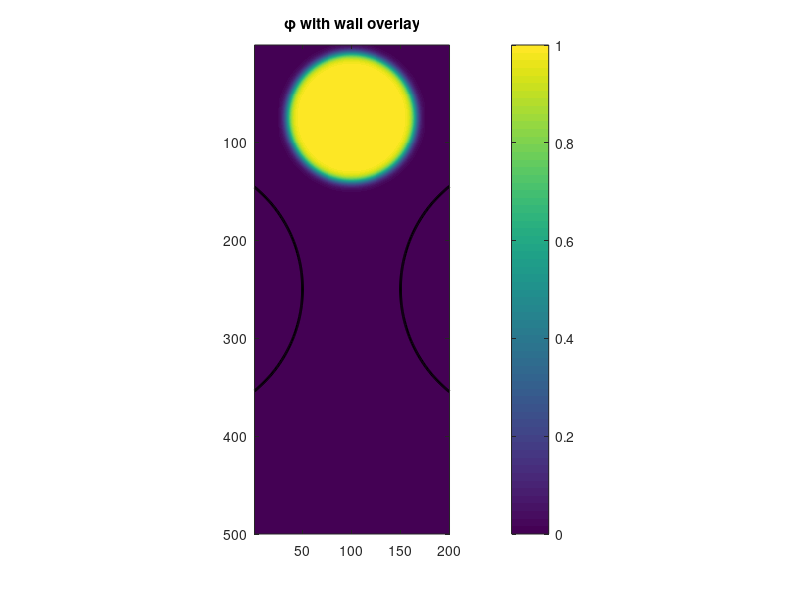

Reproduce this figure in MATLAB. (Note: this script raises an error after producing the figure.)
% Full Phase Field Model with Reaction-Diffusion Coupling
% Parameters from the table
Nx = 200; Ny = 500;
dx = 0.1; dy = 0.1;
%dt = 1e-4/8; Old dt. For bending
cy_cell = round(0.15 * Ny);        
cx_cell = round(Nx/2);



dt = 1e-3;
nSteps = 48000000;
% Define the full output path
output_dir = 'C:/Users/zackk/OneDrive/Desktop/Research/With bending results';
save_interval = round(.5 / dt); 

% Make sure the directory exists
if ~exist(output_dir, 'dir')

    mkdir(output_dir);
end



% Physical parameters
gamma = 1.0;            % pN
kappa = 1.0;            % pN*um^2
alpha = 0.3;            % pN/um
beta = 0.5;             % pN/um
Ma = 4.0;               % pN/um^3
A0 = 133.5;             % um^2
epsilon = 1.0;          % um
tau = 2.62;             % pN*s/um^2

% Reaction-Diffusion constants
a = 0.084;              % s^-1
b = 1.146;              % s^-1
c = 0.0764;             % s^-1
e = 0.107;              % s^-1
DV = 0.382;             % um^2/s
DW = 0.0764;            % um^2/s
lambda_wall = 5;  % strength of penalty


% Spatial grid
x = linspace(0, (Nx-1)*dx, Nx);
y = linspace(0, (Ny-1)*dy, Ny);
[X, Y] = meshgrid(x, y); 

% Smooth tanh initial phase field (soft circle)
cx = round(Nx/2);              
cy = round(0.15 * Ny);        
radius = 6.52;                  
transition_width = .5;  % adjust this for sharpness/smoothness

r = sqrt((X - x(cx_cell)).^2 + (Y - y(cy_cell)).^2);
phi = 0.5 * (1 - tanh((r - radius) / transition_width));

phi_prev = phi;



% Center coordinates (index space)
centerx = round(Nx/2);
centery = round(Ny/2);

% Derived vertical offsets

% Convert X and Y to µm coordinates (if not already)
[X_um, Y_um] = meshgrid(x, y);
% Parameters (µm)
circle_radius   = 13.5;       % µm Same
gap_size        = 10;       % µm between circle edges  (CHANGE)
wall_thickness  = .5;       % µm tanh transition zone

% Derived horizontal center-to-center distance
gap_distance = 2 * circle_radius + gap_size;
center_offset = gap_distance / 2;

% Convert to µm coordinates
[X_um, Y_um] = meshgrid(x, y);

% Horizontal circle centers (in µm)
x_left  = x(centerx) - center_offset;
x_right = x(centerx) + center_offset;
y_center = y(centery);

% Distance fields from each center
r_left  = sqrt((X_um - x_left).^2  + (Y_um - y_center).^2);
r_right = sqrt((X_um - x_right).^2 + (Y_um - y_center).^2);

% Smooth tanh profiles for each wall circle
psi_left  = 0.5 * (1 - tanh((r_left  - circle_radius) / wall_thickness));
psi_right = 0.5 * (1 - tanh((r_right - circle_radius) / wall_thickness));

% Combine into psi field
psi = psi_left + psi_right;
psi(psi > 1) = 1;  % clip to avoid values > 1


% Initialize V and W inside the cell only
V = 1.1 * phi;
bias = 0.4;
V = V + bias * phi .* (Y > y(cy));  % adds rear-to-front polarity
 

W = zeros(Ny, Nx);  % (200 x 600)
W0 = 30;

% Create the rear-loaded bundle shape
rear_shape = W0 * exp(-((Y - y(cy) + 5).^2) / (2 * 3^2));

% Apply to rear side of the cell only
W = rear_shape .* phi .* (Y < y(cy));
% 9 point kernal
global kernel;
kernel =[1 4 1; 4 -20 4; 1 4 1] / 6;

% %GPU arrays:
% phi = gpuArray(phi);
% psi = gpuArray(psi);
% V = gpuArray(V);
% W = gpuArray(W);
% X = gpuArray(X);
% Y = gpuArray(Y);
% phi_prev = gpuArray(phi_prev);
% kernel = gpuArray([1 4 1; 4 -20 4; 1 4 1]) / 6; 

% Custom Laplacian function
function lap = laplacian9(phi, dx, dy)
    global kernel
    lap = conv2(phi, kernel, 'same') / dx^2;
end



G_prime = @(phi) 36 * phi .* (1 - phi) .* (1 - 2 * phi);
G_double_prime = @(phi) 36 * ((1 - phi) .* (1 - 2*phi) - phi .* (1 - 2*phi) - 2 * phi .* (1 - phi));

% Tracking center of mass and area
xcom = zeros(1, nSteps);
ycom = zeros(1, nSteps);
area_vals = zeros(1, nSteps);
fig = figure('Visible', 'on');
    imagesc(phi, [0 1]); axis equal tight; hold on;
    contour(psi, [0.5 0.5], 'k', 'LineWidth', 2);
    title('\phi with wall overlay'); colorbar;
figure;
imagesc(gather(V)); axis equal tight;
title('Initial V polarity'); colorbar;
figure;
imagesc(gather(W)); axis equal tight;
title('Initial W distribution'); colorbar;

for step = 1:nSteps
    phi_old = phi;
    % Tension
    lap_phi = laplacian9(phi, dx, dy);
    tension = gamma * (lap_phi - G_prime(phi) / epsilon^2);


    phi_clipped = min(max(phi, 0), 1);
    [dphix, dphiy] = gradient(phi_clipped, dx, dy);
    grad_phi_mag = sqrt(dphix.^2 + dphiy.^2 + 1e-12);
    
    A = sum(phi(:)) * dx * dy
    volume_force = -Ma * (A - A0);
    volume_force = min(max(volume_force, -1e3), 1e3);  % hard clamp

    %% Bending 
    % biharm_phi = laplacian9(lap_phi, dx, dy);
    % lap_Gp = laplacian9(G_prime(phi), dx, dy);
    % Gpp = G_double_prime(phi);
    % bending = -kappa * (biharm_phi - lap_Gp - Gpp .* lap_phi + Gpp .* G_prime(phi));

    % Reaction-Diffusion term
    reaction_diffusion = (alpha * V ) .* grad_phi_mag;

    %Penalty term:
    penalty = -lambda_wall * 3/2*(1-phi.^2).*psi; 

    % Update phi
    %dphi_dt = (tension + volume + reaction_diffusion + penalty + bending) / tau;
    dphi_dt = (tension + volume + reaction_diffusion + penalty ) / tau;
    phi = phi + dt * dphi_dt;
    phi(phi < 0) = 0;
    phi(phi > 1) = 1;


    % Update V and W
    RV = phi_old .* (a - b * V .* W.^2 - c * V);
    RW = phi_old .* (b * V .* W.^2 - e * W);

    [phix, phiy] = gradient(phi_old, dx, dy);
    [Vx, Vy] = gradient(V, dx, dy);
    [Wx, Wy] = gradient(W, dx, dy);
    
    phiVx = phix .* V + phi_old .* Vx;
    phiVy = phiy .* V + phi_old .* Vy;
    phiWx = phix .* W + phi_old .* Wx;
    phiWy = phiy .* W + phi_old .* Wy;
    
    div_phi_gradV = divergence(phiVx, phiVy);
    div_phi_gradW = divergence(phiWx, phiWy);

    V = V + dt ./(phi_old + 1e-8) .* (RV + DV * div_phi_gradV);
    W = W + dt ./ (phi_old + 1e-8) .* (RW + DW * div_phi_gradW);

    V(phi_old < 1e-3) = 0;
    W(phi_old < 1e-3) = 0;

    % Problem solving/ checking stuff

    % total_phi = sum(phi(:));
    % xcom(step) = sum(sum(phi_old .* X)) / total_phi;
    % ycom(step) = sum(sum(phi_old .* Y)) / total_phi;
    % area_vals(step) = A;
    % if mod(step, 5000) == 0
    % fprintf("RD max: %.4f | mean: %.4f\n Area value: %.4f\n", max(reaction_diffusion(:)), mean(reaction_diffusion(:)),A);
    % end
    % if mod(step, 10000) == 0
    % delta_phi = abs(phi - phi_prev);
    % fprintf("Mean Δφ: %.6f | Max Δφ: %.6f\n", mean(delta_phi(:)), max(delta_phi(:)));
    % phi_prev = phi;
    % phi_mask = phi > 0.5;
    % [y_indices, x_indices] = find(phi_mask);
    % width = range(x_indices) * dx;
    % height = range(y_indices) * dy;
    % fprintf("Shape | width: %.2f µm, height: %.2f µm\n", width, height);
    % elongation = height / width;
    % fprintf("Elongation ratio: %.3f\n", elongation);
    % end

 if mod(step, save_interval) == 0
    fig = figure('Visible', 'on');
    imagesc(phi, [0 1]); axis equal tight; 
    % 
    % % Overlay the wall as transparent mask
    % h = imagesc(psi);
    % set(h, 'AlphaData', 0.3 * (psi > 0));  % semi-transparent wall only where psi > 0
    % colormap('parula');
    % title('\phi with wall overlay'); colorbar;


end


end